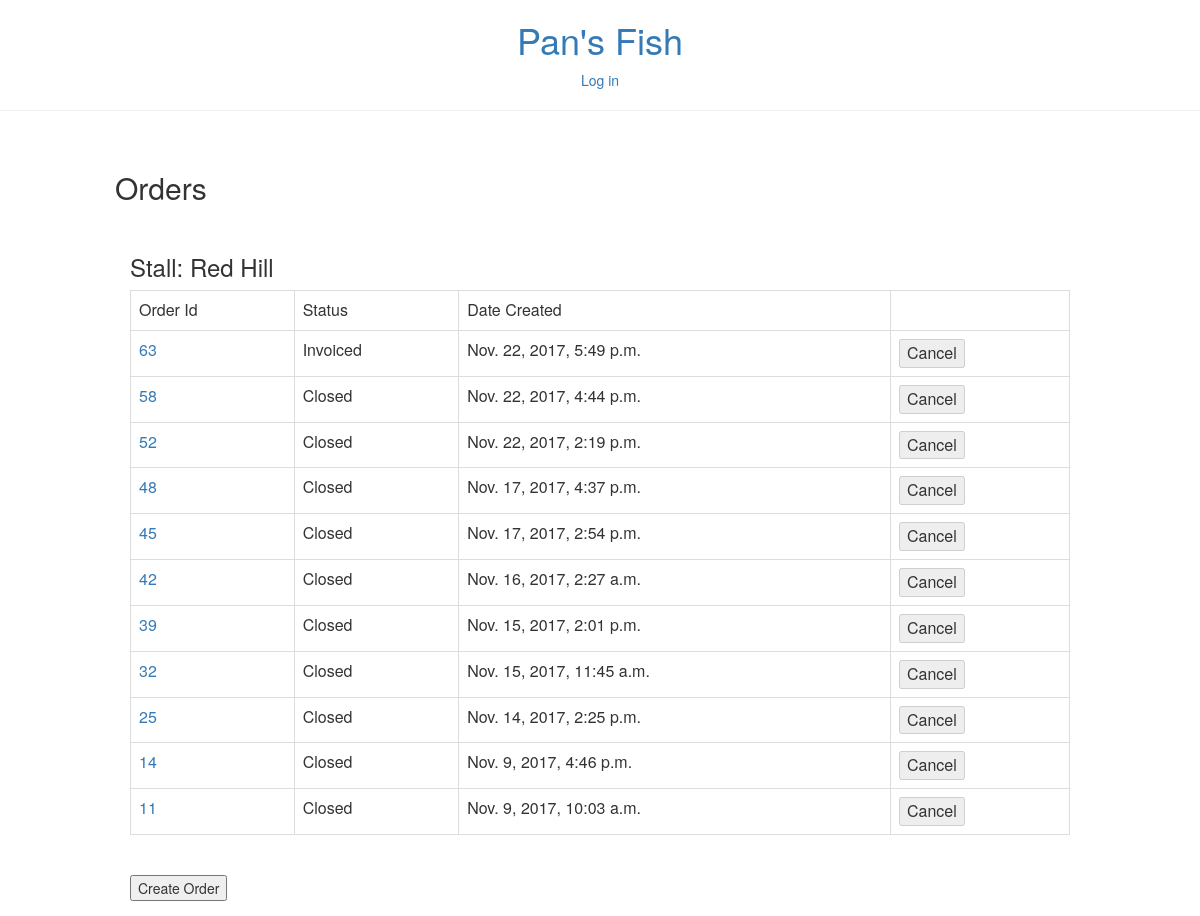
The app's page /order/3/stall/5/, older data.
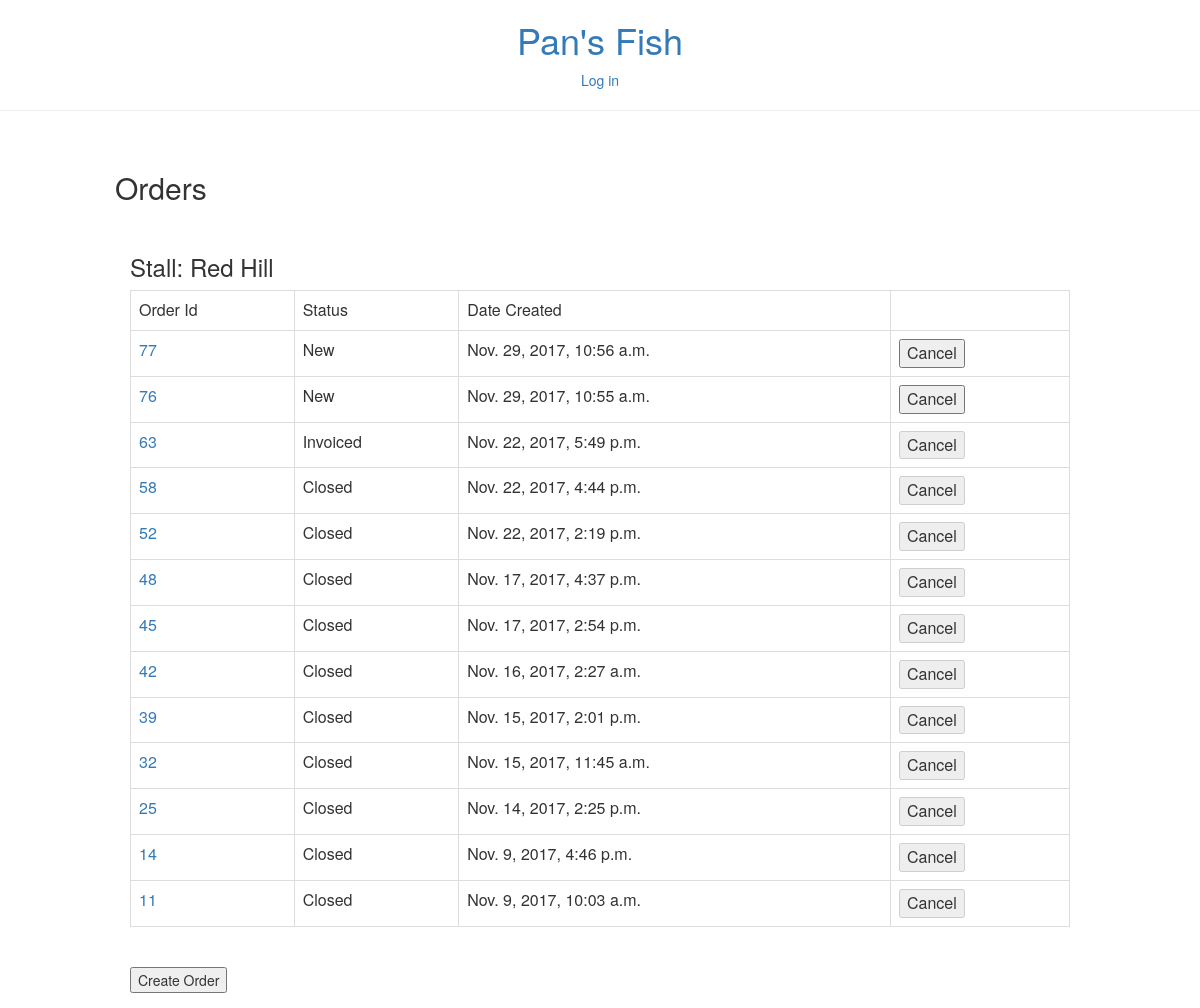
The same page, newer data.
### stall/models.py (models this page shows)
class Stall(TimeStampedModel):
    name = models.ForeignKey(settings.AUTH_USER_MODEL, on_delete=models.CASCADE)
    description = models.CharField(max_length=50, blank=True, default='')

### order/models.py (models this page shows)
class Order(TimeStampedModel):
    stall = models.ForeignKey('stall.Stall', on_delete=models.CASCADE)
    status = models.CharField(max_length=50, default='')
    purchase_order = models.ForeignKey('purchase_order.Purchase_Order', null=True, on_delete=models.CASCADE)

### order/views.py (the view)
# urls.py: url(r'^order/(?P<user_id>\d+)/$', order_all),
def order_all(request, user_id, stall_id=None):
    if request.method == 'POST':
        template, context = post_order(request, user_id)
    else:
        if stall_id:
            template, context = get_order(request, user_id, True, stall_id=stall_id)
        else:
            stall_id = request.GET['stall_id'] if request.GET else None
            if stall_id == 'All':
                template, context = get_order(request, user_id, True, stall_id=None)
            else:
                template, context = get_order(request, user_id, True, stall_id=stall_id)
    return render(request, template, context)

### core/services.py (called while the page is built)
def get_or_none(model, action, *args, **kwargs):
    try:
        if action == 'get':
            return model.objects.get(*args, **kwargs).order_by('-id')
        else:
            return model.objects.filter(*args, **kwargs).order_by('-id')
    except model.DoesNotExist:
        return None

def get_orders(model, day, *args, **kwargs):
    if day == 'today':
        today = datetime.now().date()
        tomorrow = today + timedelta(1)
        today_start = datetime.combine(today, time())
        today_end = datetime.combine(tomorrow, time())
        return get_or_none(model, 'filter', *args, **kwargs, created_date__lte=today_end, created_date__gte=today_start)
    else:
        return get_or_none(model, 'filter', *args, **kwargs)

### order/services.py (called while the page is built)
def generate_order_item_list(model, *args, **kwargs):
    order_item = model.objects.filter(*args, **kwargs)
    order_item_list = list()
    for oi in order_item:
        order_item_dict = dict()
        order_item_dict['id'] = oi.id
        order_item_dict['name'] = oi.fish.name + ' (' + oi.fish.chinese_name + ')'
        order_item_dict['value'] =  oi.quantity
        order_item_dict['weight'] = oi.weight
        if model == Purchase_Order_Item:
            order_item_dict['buying_cost'] =  oi.buying_cost
            order_item_dict['selling_cost'] =  oi.selling_cost
        else:
            order_item_dict['cost'] =  oi.cost
        if model == Order_Item:
            order_item_dict['status'] = oi.status
        order_item_list.append(order_item_dict)
    return order_item_list

def generate_order_list(day=None, *args, **kwargs):
    order_list = list()
    order = get_orders(Order, day, *args, **kwargs)
    if order:
        for o in order:
            order_dict = dict()
            order_dict['order'] = o
            order_dict['order_item'] = generate_order_item_list(Order_Item, order=o)
            order_list.append(order_dict)
        return order_list

### templates/order/list_order_by_stall.html (shortened to what this page needs)
{% extends "order/home.html" %}
{% block order %}
  <br>
  <h3>Stall: {{ stall.description }}</h3>
  <div class="table-responsive">
    <table class="table table-bordered">
      <tr>
        <td>Order Id</td>
        <td>Status</td>
        <td>Date Created</td>
        <td></td>
      </tr>
    {% for order in orders %}
      <form action = "/order/cancel/" method="post">
        <tr>
          <td><a href="/order/{{ user.id }}/order/{{order.order.id}}/">{{order.order.id}}</a></td>
          <td>{{ order.order.status }}</td>
          <td>{{ order.order.created_date }}</td>
          <td><input type="submit" name="submit" value="Cancel" {% if order.order.status != 'New' %} disabled{% endif %}></td>
        </tr>
      </form>
    {% endfor %}
    </table>
  </div>
  <br>
  <form action = "/order/{{user_id}}/" method="post">
    <input type="submit" name="submit" value="Create Order">
  </form>
{% endblock %}

### templates/order/home.html (shortened to what this page needs)
{% extends "base.html" %}
{% block body %}
  <h2> Orders </h2>
  <div>
    <div class="col-xs-12">
      {% block order%}
      {% endblock %}
    </div>
  </div>
{% endblock %}

### templates/base.html (shortened to what this page needs)
{% load static %}
<html>
  <head>
    <link rel="stylesheet" href="https://maxcdn.bootstrapcdn.com/bootstrap/3.3.7/css/bootstrap.min.css">
    <link rel="stylesheet" href="https://cdn.datatables.net/1.10.16/css/jquery.dataTables.min.css">
  </head>
  <body>
    <div class="text-center">
      <h1><a role="button" href="/home/">Pan's Fish</a></h1>
    </div>
    <div class="col-xs-1"></div>
    <div class="col-xs-10 text-center">
      {% if user.is_authenticated %}
        {% if request.user.is_superuser %}
          <a role="button" href="/fish/">Fish</a> |
          <a role="button" href="/stall/">Stall</a> |
        {% endif %}
        <a role="button" href="/order/{{ user.id }}/">Orders</a> |
        {% if request.user.is_superuser %}
          <a role="button" href="/purchasing/{{ user.id }}/summary/">Purchasing</a> |
        {% endif %}
          <a role="button" href="/invoice/{{ user.id }}/">Invoice</a> |
        {% if request.user.is_superuser %}
          <a role="button" href="/signup/">Create User</a> |
        {% endif %}
        {{ user.username }} - <a role="button" href="/logout/">Log out</a>
      {% else %}
        <a role="button" href="/login/">Log in</a>
      {% endif %}
    </div>
    <div class="col-xs-1"></div>
    <br><hr><br>
    <div class="col-xs-1"></div>
    <div class="col-xs-10">
      {% block body %}
      {% endblock %}
    </div>
    <div class="col-xs-1"></div>
  </body>
</html>

Row changes from the older to the newer data that the page shows:
added Order: order.id "77", order.status "New", order.created_date "Nov. 29, 2017, 10:56 a.m.", submit "Cancel"
added Order: order.id "76", order.status "New", order.created_date "Nov. 29, 2017, 10:55 a.m.", submit "Cancel"
